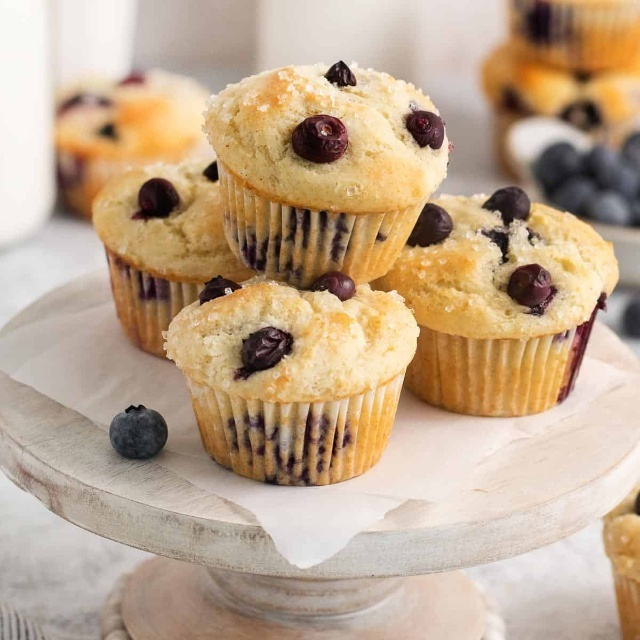
#> input picture Healthy Nutrition Database/image.jpg, 640 x 640 px
$ jupyter execute test.ipynb
#> lines starting #> are read from the running program, lines starting #| are printed output that depends on the picture
[cell 1]
import cv2
import matplotlib.pyplot as plt
import numpy as np
import imutils

[cell 2]
img = cv2.imread("image.jpg")
#> img is the input picture: shape (640, 640, 3); mean B, G, R 141.1, 166.6, 190.6
img = cv2.cvtColor(img, cv2.COLOR_BGR2RGB)

[cell 3]
(h,w) = img.shape[:2]
#> h = 640; w = 640

[cell 4]
plt.imshow(img)
plt.show()

# Rotate Image

[cell 5]
matrix = cv2.getRotationMatrix2D((w / 2, h / 2), 90, 1)
rotate_90_img = cv2.warpAffine(img, matrix, (w, h))
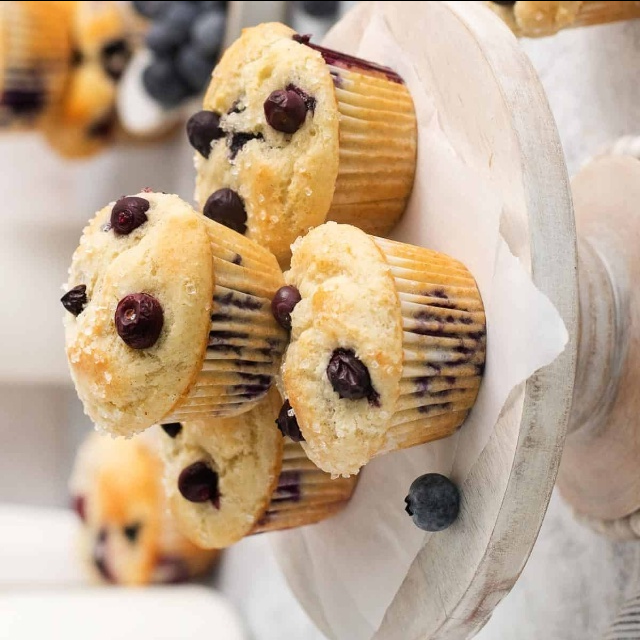
#> rotate_90_img: shape (640, 640, 3); mean R, G, B 190.3, 166.3, 140.8

[cell 6]
plt.imshow(rotate_90_img)
plt.show()

# Resize image

[cell 7]
scale = 0.5
resize_img = cv2.resize(img, (int(w * scale), int(h * scale)))

plt.imshow(resize_img)
plt.show()

# Flip image

[cell 8]
flipped_image_1 = cv2.flip(img, 1)
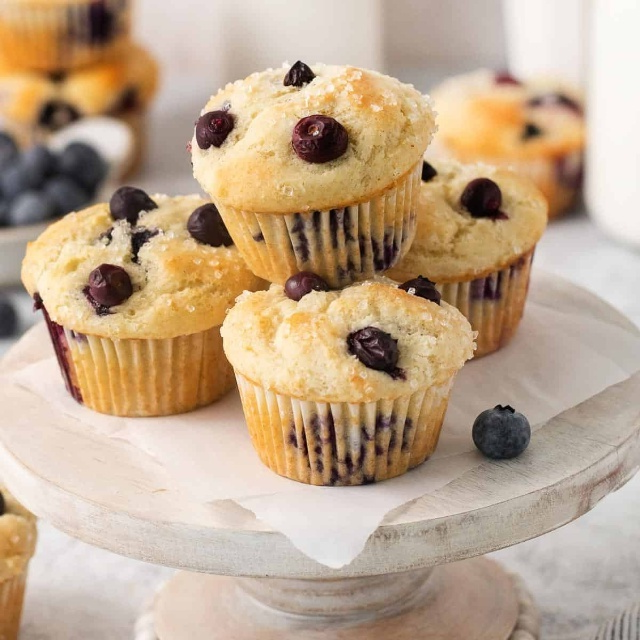
#> flipped_image_1: shape (640, 640, 3); mean R, G, B 190.6, 166.6, 141.1
plt.imshow(flipped_image_1)
plt.show()

[cell 9]
flipped_image_0 = cv2.flip(img, 0)
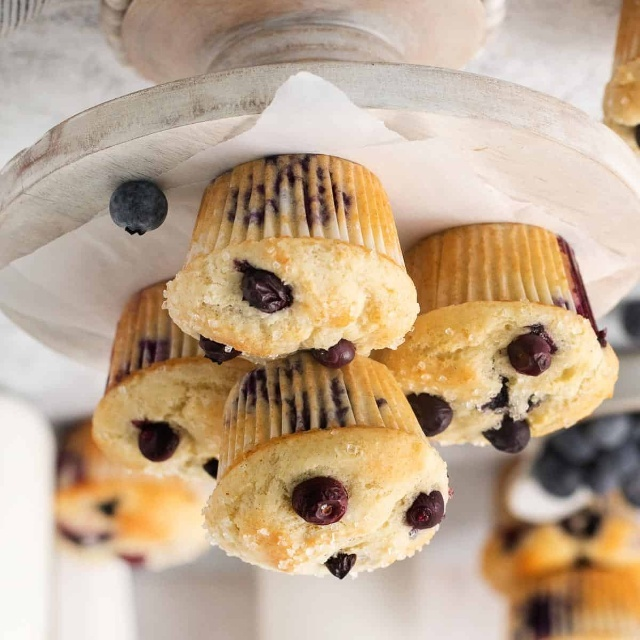
#> flipped_image_0: shape (640, 640, 3); mean R, G, B 190.6, 166.6, 141.1
plt.imshow(flipped_image_0)
plt.show()

[cell 10]
flipped_image_n1 = cv2.flip(img, -1)
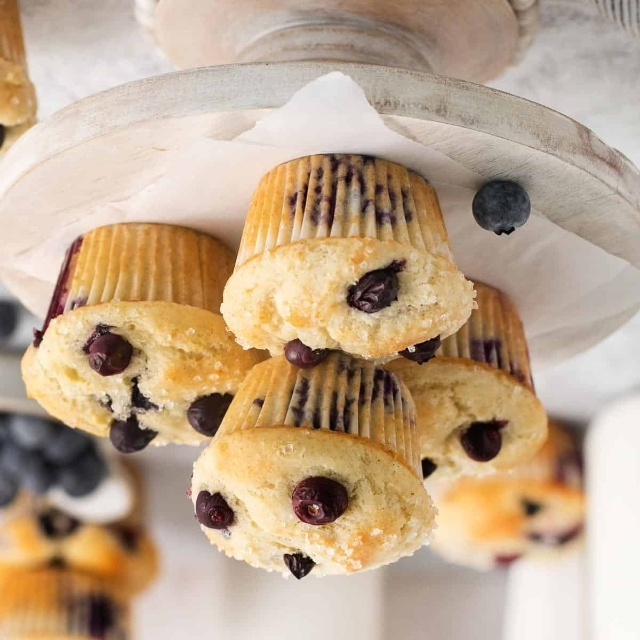
#> flipped_image_n1: shape (640, 640, 3); mean R, G, B 190.6, 166.6, 141.1
plt.imshow(flipped_image_n1)
plt.show()

# Translate image

[cell 11]
shift_x = -50
shift_y = -90

M = np.float32(
    [[
        1, 0, shift_x
    ],
    [
        0, 1, shift_y
    ]]
)

[cell 12]
translated_image = cv2.warpAffine(img, M, (w, h))
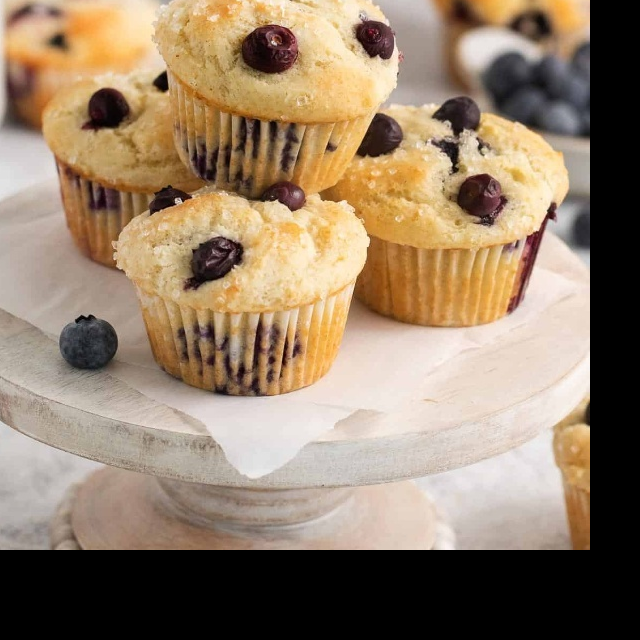
#> translated_image: shape (640, 640, 3); mean R, G, B 147.7, 127.2, 104.8
plt.imshow(translated_image)
plt.show()
